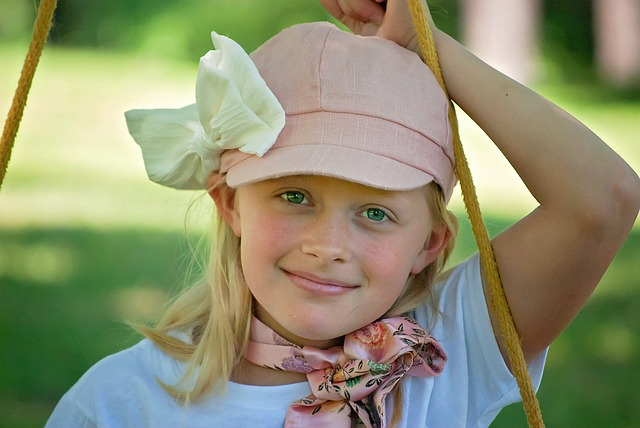
#> input picture 05_demo_image/sample1.jpg, 640 x 428 px
$ jupyter execute --allow-errors 02_image_processing.ipynb
#> lines starting #> are read from the running program, lines starting #| are printed output that depends on the picture; after the words box and inside, x2 and y2 are one past the last pixel; in counts of white or black regions, pixels touching at a corner belong together
# Import dependencies and determine working directory

[cell 1]
# Import libraries
import numpy as np
from os import path
import cv2
import matplotlib.pyplot as plt
import math
import pandas as pd

[cell 2]
# get current directory
dir = path.dirname(path.abspath('__file__'))

# Define functions to process images

## Create classifiers

[cell 3]
# load cascade classifiers https://github.com/opencv/opencv/tree/master/data/haarcascades
def load_classifiers():
    face_cascade_path = path.join(dir,'..','02_pretrained_models', 'haarcascade_frontalface_default.xml')
    left_eye_cascade_path = path.join(dir,'..','02_pretrained_models', 'haarcascade_lefteye_2splits.xml')
    right_eye_cascade_path = path.join(dir,'..','02_pretrained_models', 'haarcascade_righteye_2splits.xml')

    face_cascade = cv2.CascadeClassifier(face_cascade_path)
    left_eye_cascade = cv2.CascadeClassifier(left_eye_cascade_path)
    right_eye_cascade = cv2.CascadeClassifier(right_eye_cascade_path)

    return face_cascade, left_eye_cascade, right_eye_cascade

## Create colour conversion functions

[cell 4]
# Convert image to colour
def convertToRGB(img):
    return cv2.cvtColor(img, cv2.COLOR_BGR2RGB)

# Convert image to greyscale
def convertToGray(img):
    return cv2.cvtColor(img, cv2.COLOR_BGR2GRAY)

## Identify head

[cell 5]
def identify_head(imagePath, face_cascade):
    # Read the image
    image = cv2.imread(imagePath)
#> image is the input picture: shape (428, 640, 3); mean B, G, R 111.6, 144.6, 142.1

    # Convert to gray
    gray = convertToGray(image)
#> in convertToGray, `return cv2.cvtColor(img, cv2.COLOR_BGR2GRAY)`:
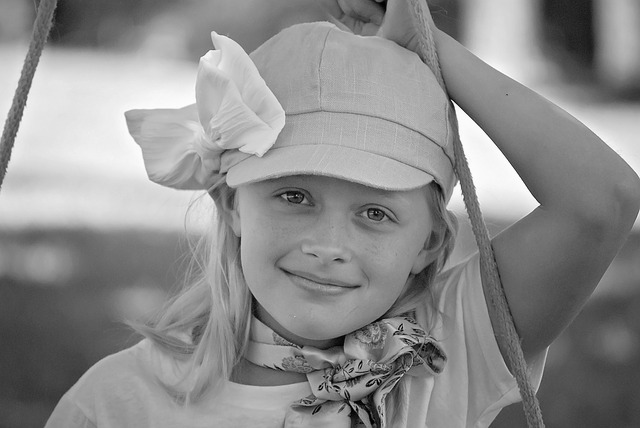
#> returned value: shape (428, 640); min 0, max 254, mean 140.1

    # detect face
    faces = face_cascade.detectMultiScale(
        gray,
        scaleFactor= 1.1,
        minNeighbors=5,
        flags = cv2.CASCADE_SCALE_IMAGE
    )
#> faces = [[225, 124, 218, 218]]

    # draw a rectangle around the face
    for (x, y, w, h) in faces:
        cv2.rectangle(image, (x, y), (x+w, y+h), (0, 255, 0), 2)
#> this loop made 1 pass
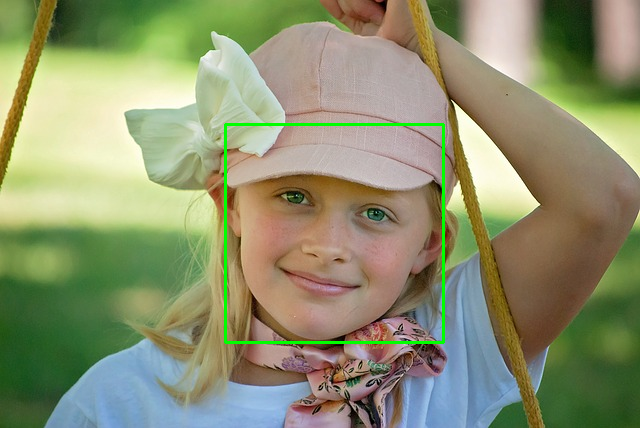
#> image: shape (428, 640, 3); 0.95% of pixels changed, all inside (x1, y1, x2, y2) = (224, 123, 445, 344)

    # show image
    plt.imshow(convertToRGB(image))
    plt.show()

    # extract the face
    (x, y, w, h) = faces[0]
#> x = 225; y = 124; w = 218; h = 218
    head = image[y:y + h, x:x + w]
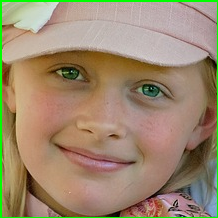
#> head: shape (218, 218, 3); mean B, G, R 109.7, 136.4, 156

    return head

## Center face, adjust tilt and resize image

[cell 6]
def process_face(head, left_eye_cascade, right_eye_cascade):
    # define search areas
    head_height, head_width = head.shape[:2]
#> head_height = 218; head_width = 218
    top_eye_edge = math.floor(0.1*head_height)
#> top_eye_edge = 21
    bottom_eye_edge = math.floor(0.6*head_height)
#> bottom_eye_edge = 130
    left_eye_edge = math.floor(0.1*head_width)
#> left_eye_edge = 21
    center_edge = math.floor(0.5*head_width)
#> center_edge = 109
    right_eye_edge = math.floor(0.9*head_width)
#> right_eye_edge = 196
    left_eye_area = head[top_eye_edge:bottom_eye_edge, left_eye_edge:center_edge]
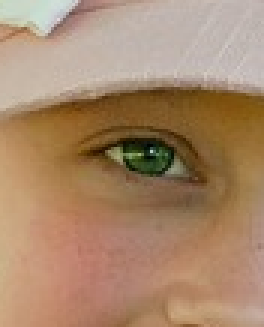
#> left_eye_area: shape (109, 88, 3) (shown 3 times larger); mean B, G, R 106.6, 135.5, 167.7
    right_eye_area = head[top_eye_edge:bottom_eye_edge, center_edge:right_eye_edge]
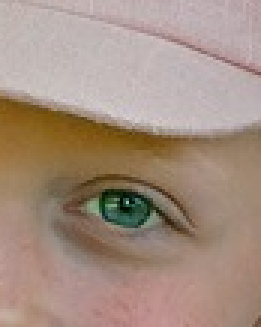
#> right_eye_area: shape (109, 87, 3) (shown 3 times larger); mean B, G, R 128.6, 142.8, 164.3

    # define fixed parameters for scaling
    desired_left_eye = (0.3, 0.3)
    desired_face_width = 128
    desired_face_height = desired_face_width

    # Instantiate variables
    left_eye_middle = None
    right_eye_middle = None

    # Locate eyes
    left_eye = left_eye_cascade.detectMultiScale(left_eye_area, scaleFactor=1.1, minNeighbors=2)
#> left_eye = [[28, 21, 49, 49]]
    right_eye = right_eye_cascade.detectMultiScale(right_eye_area, scaleFactor=1.1, minNeighbors=2)
#> right_eye = [[15, 36, 50, 50]]

    # Find the middle of the left and right eyes
    if left_eye is () or right_eye is ():
        return  cv2.resize(head, (desired_face_width, desired_face_height))
    else:
        for (x_left, y_left, w_left, h_left) in left_eye:
            left_eye_middle = np.array([ left_eye_edge + x_left + w_left / 2, top_eye_edge + y_left + h_left / 2])
#> this loop made 1 pass
#> (x_left, y_left, w_left, h_left, left_eye_middle) on pass 1: (28, 21, 49, 49, [73.5, 66.5])

        for (x_right, y_right, w_right, h_right) in right_eye:
            right_eye_middle = np.array([center_edge + x_right + w_right / 2, top_eye_edge + y_right + h_right / 2])
#> this loop made 1 pass
#> (x_right, y_right, w_right, h_right, right_eye_middle) on pass 1: (15, 36, 50, 50, [149, 82])

        # draw eye regions
        cv2.rectangle(head, (left_eye_edge + x_left, top_eye_edge + y_left), (left_eye_edge + x_left +w_left, top_eye_edge + y_left+h_left), (255, 0, 0), 2)
        cv2.rectangle(head, (center_edge +x_right, top_eye_edge + y_right), (center_edge +x_right+w_right, top_eye_edge + y_right+h_right), (255, 0, 0), 2)
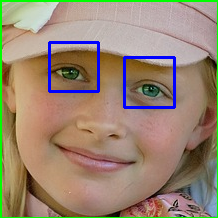
#> head: shape (218, 218, 3); mean B, G, R 113.3, 133.1, 152.1

        # show image
        plt.imshow(convertToRGB(head))
        plt.show()

        # draw middle of eyes and line connecting the two
        cv2.circle(head, (int(left_eye_middle[0]),  int(left_eye_middle[1]) ), 2, (0, 0, 255), 4)
#> head: shape (218, 218, 3); 0.09% of pixels changed, all inside (x1, y1, x2, y2) = (69, 62, 78, 71)
        cv2.circle(head, (int(right_eye_middle[0]),  int(right_eye_middle[1]) ), 2, (0, 0, 255), 4)
        cv2.line(head, (int(left_eye_middle[0]),  int(left_eye_middle[1]) ),(int(right_eye_middle[0]),  int(right_eye_middle[1]) ), (0, 0, 255), 2)
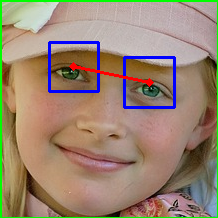
#> head: shape (218, 218, 3); mean B, G, R 112.9, 132.6, 152.9

        # show image
        plt.imshow(convertToRGB(head))
        plt.show()

        # Find the middle point between the eyes
        eye_middle = (left_eye_middle + right_eye_middle) / 2
#> eye_middle = [111.2, 74.25]

        # draw middle eye line
        cv2.circle(head, (int(eye_middle[0]),  int(eye_middle[1]) ), 2, (0, 255, 0), 4)
#> head: shape (218, 218, 3); 0.09% of pixels changed, all inside (x1, y1, x2, y2) = (107, 70, 116, 79)

        # show image
        plt.imshow(convertToRGB(head))
        plt.show()

        # Find the angle of the eye line
        eye_angle_rad = np.arctan2(right_eye_middle[1] - left_eye_middle[1], right_eye_middle[0] - left_eye_middle[0])
#> eye_angle_rad = 0.202
        eye_angle_deg = eye_angle_rad * 180.0 / math.pi
#> eye_angle_deg = 11.6

        # Find the scaling factor
        face_scale_factor = (1.0 - desired_left_eye[0] * 2) * desired_face_width / np.linalg.norm(right_eye_middle - left_eye_middle)
#> face_scale_factor = 0.664

        # Set up rotation and scaling matrix
        transformation_mat = cv2.getRotationMatrix2D(tuple(eye_middle), eye_angle_deg, face_scale_factor)
#> transformation_mat = [[0.651, 0.134, 28.94], [-0.134, 0.651, 40.8]]

        # Center matrix around the center of the eyes
        transformation_mat[0,2] += desired_face_width * 0.5 - eye_middle[0]
        transformation_mat[1,2] += desired_left_eye[1] * desired_face_height - eye_middle[1]

        # Adjust image
        adjusted_face = cv2.warpAffine(head, transformation_mat, (desired_face_width, desired_face_height))
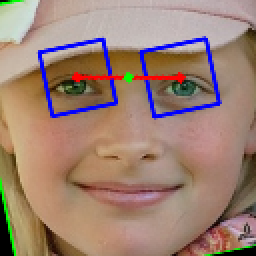
#> adjusted_face: shape (128, 128, 3) (shown 2 times larger); mean B, G, R 115, 128.8, 157.1

        return adjusted_face

[cell 7]
def process_image(inputPath, outputPath):
    face_cascade, left_eye_cascade, right_eye_cascade = load_classifiers()
    head = identify_head(inputPath, face_cascade)
    adjusted_face = process_face(head, left_eye_cascade, right_eye_cascade)
    cv2.imwrite(outputPath, convertToGray(adjusted_face) )
#> in convertToGray (call 2), `return cv2.cvtColor(img, cv2.COLOR_BGR2GRAY)`:
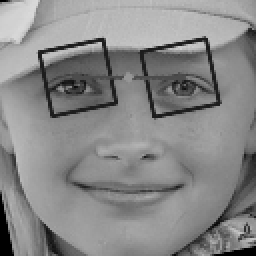
#> returned value: shape (128, 128) (shown 2 times larger); min 0, max 217, mean 135.7
    plt.imshow(convertToRGB(adjusted_face), cmap='gray')
